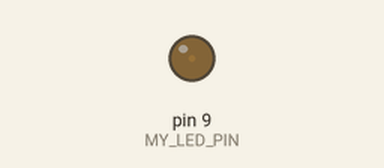
Recording of a sketch running on a simulated Arduino Uno, built with avr-gcc and run on an emulated ATmega328P. Shown: output pins drawn as LEDs (lit = HIGH).

Above: at 0.05 s.
At 0.95 s:
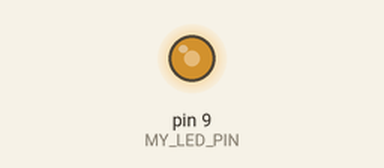
At 1.4 s:
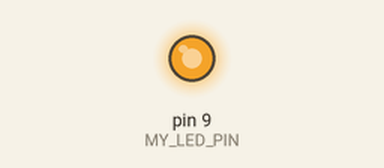
At 2.75 s:
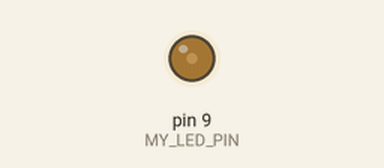
Timing chart, 0 to 7.2 s (numbered marks = the images above):
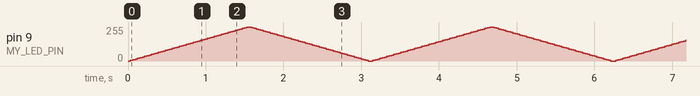

The sketch:

Fading.ino
```cpp
/*
 * This is a fading LED example
 * ------------------------------------------------
 * You need an external LED wired to pin 9 (change it to any PWM(~) enabled pin
 */

// Constants' definition
#define MY_LED_PIN           9    // LED connected to digital pin 9 it has to be PWM(~) pin
#define MIN_FADE_VALUE       0
#define MAX_FADE_VALUE       255
#define INCREMENT_STEP       5
#define DELAY_STEP           30   // Milliseconds

void setup() {
  // Nothing
}

void loop() {
  // Fade in from min to max with a step of 5 points:
  for (int fadeValue = MIN_FADE_VALUE ; fadeValue <= MAX_FADE_VALUE; fadeValue += INCREMENT_STEP){
    // Sets the value (range from 0 to 255):
    analogWrite(MY_LED_PIN, fadeValue);
    // Wait for 30 milliseconds to see the dimming effect
    delay(DELAY_STEP);
  }
  // Fade out from max to min with a step of 5 points:
  for (int fadeValue = MAX_FADE_VALUE ; fadeValue >= MIN_FADE_VALUE; fadeValue -= INCREMENT_STEP){
    analogWrite(MY_LED_PIN, fadeValue);
    delay(DELAY_STEP);
  }
}
```
